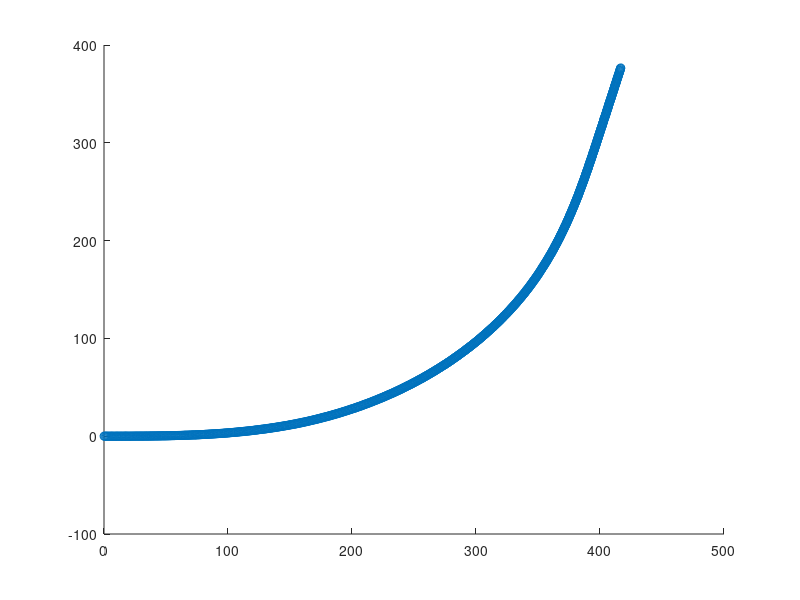

Reproduce this figure in MATLAB. (Note: this script raises an error after producing the figure.)
clear; close all; clc
%%%%%%%%%%%%%%%%%%%%%%%%%%%%%%%%%%%%%%%%%%%%%%%%%%%%%%%
% In this example, the noise is added to the ideal mathematical road
% The road data is smoothed and profile is somewhat good
%%%%%%%%%%%%%%%%%%%%%%%%%%%%%%%%%%%%%%%%%%%%%%%%%%%%%%%
%GPS DATA
%load('CVF9LatX.mat'); load('CVF9LongY.mat');
%Ideal AASHTO
load('MichXm.mat'); load('MichYm.mat');
%x2 = LatX'; y2 = LongY';
x2 = xm'; y2 = ym';
x2 = unique(x2); y2 = unique(y2);
x2 = x2(1:numel(y2));

% Added White Noise
x2 = awgn(x2,75,'measured');
y2 = awgn(y2,75,'measured');
scatter(x2,y2);

%%%%%%%%%%%%%%%%%%%%%%% Smoothering %%%%%%%%%%%%%%%%%%%%%%%
yy1 = smooth(x2,y2,0.2,'loess');
x2 = unique(x2); yy1 = unique(yy1);
x2 = x2(1:numel(yy1));
y2 = yy1;

%%%%%%%%%%%%%%%%%%%%%%% Curvature Calculation %%%%%%%%%%%%%%%%%%%%%%%
X = [x2',y2];
[L,R,K] = curvature(X);
K(1,:) = []; K(end,:) = []; L(1,:) = []; L(end,:) = [];
x2(1) = []; x2(end) = []; y2(1) = []; y2(end) = [];
figure; scatter(x2,y2);
xlabel('X Coordinate (m)'); ylabel('Y Coordinate (m)')
title('Raw Road Data')
figure;
h = scatter(x2,y2); grid on; axis equal; set(h,'marker','.');
xlabel('X Coordinate (m)'); ylabel('Y Coordinate (m)')
title('Road with Curvature Vectors')
hold on
%%%%%%%%%%%%%%%%%%%%%%% Curvature Vectors %%%%%%%%%%%%%%%%%%%%%%%
quiver(x2',y2',K(:,1),K(:,2)); hold off  
y = sqrt(K(:,1).^2 + K(:,2).^2);
s = L;
figure; plot(s,y)
title('Curvature vs Segment Lenght')
ylim([0 5e-3])
%%%%%%%%%%%%%%%%%%%%%%%%%%%%%%%%%%%%%%%%%%%%%%%%%%
% Initial Conditions, NEVER repeat them.
x0 = [100 200 300 400 500];
% Curvature Model M.1
M1 = @(x,s) ((x(5)./(x(2)-x(1))).*(s - x(1))).*(heaviside(s-x(1)) - heaviside(s-x(2))) +...
     x(5).*(heaviside(s-x(2))-heaviside(s-x(3))) + ...
( ( x(5)./(x(4)-x(3))).*(-s+x(3))+ x(5) ).*(heaviside(s-x(3)) - heaviside(s-x(4))); 
% Pr.1
fprintf('Pr. 1, Least Squares Min. Has finalized');
options = optimset('Display','off');
x = lsqcurvefit(M1,x0,s(1:end),y,[],[],options)
snew = linspace(s(1),s(end),100); % <--- This defines the 
% size of the "K_vector".
figure; hold on; 
plot(s,y,'bo');
xlabel('S-Segment (m)'); ylabel ('Curvature(m^{-1})');
plot(snew,M1(x,snew),'k-','linewidth',2);
xlim([snew(1), snew(end)+5]);
legend('Data','Fitted Response','location','best'); 
title('Data and Fitted Curve'); grid on
ylim([0 5e-3])
%%%%%%%%%%%%%%%%%%%%%%%%%%%%%%%%%%%%%%%%%%%%%%%%%%
% -------------------------
%Parameters 
global K_temp e g mu U
% Vehicle Only
L = 2.5;  %U = 1.95;
U = 3;
% Road Only
e = 6; mu = 0.3;
% Both
g = 9.81; K_vector = M1(x,snew);
% -------------------------
%Iterative Optimization Routine for Pr.2 given Optimized M.1
for i = 1:length(K_vector)
K_temp = K_vector(i);  
% Objective Function Pr.2
fun = @(x)  x(1) - (53.7*L + U*x(2)^2/g)*K_temp;    
%C.1 (Bounds)
% lb = [-3,25]; 
% ub = [3,60]; 
lb = [-3,25]; % -3 < x1 < 3;
ub = [3,35];  % 55 < x2 < 80; mph
% There are no linear constraints, so set those arguments to |[]|. 
A = [];  b = []; % Linear In-equality Constraints
Aeq = []; beq = [];  % Linear Equality Constraints
%Initial Conditions
x0 = [1/4,1/4];  
%Constraints as an annoynomous function
nonlcon = @EqConstraint;
options = optimoptions('fmincon','Display','off');
Op(i,:) = fmincon(fun,x0,A,b,Aeq,beq,lb,ub,nonlcon,options);  
end
fprintf('Pr. 2 Has finalized \n');
vOpt = Op(:,2);
figure; plot(snew,vOpt,'linewidth',3)
ylim([max(vOpt)-10 max(vOpt)+10])
title('Segment Length vs Velocity Optimized'); grid on
xlabel('S-Segment (m)'); ylabel ('Velocity (m/s)');
figure; plot(M1(x,snew),vOpt)
ylim([max(vOpt)-10 max(vOpt)+10])
title('Curvature vs Velocity Optimized'); grid on;
xlabel('S-Segment (m)'); ylabel ('Curvature(m^{-1})');

% Nonlinear Constaints (Not bounds)
function [c,ceq] = EqConstraint(x)
global K_temp e g mu 
%Pr.2
% Nonlinear Inequality Constraints
c = x(2)^2*K_temp/g - (mu + 0.01*e)/(1-0.01*mu*e);
% Nonlinear Equality Constraints
ceq = [];
end
